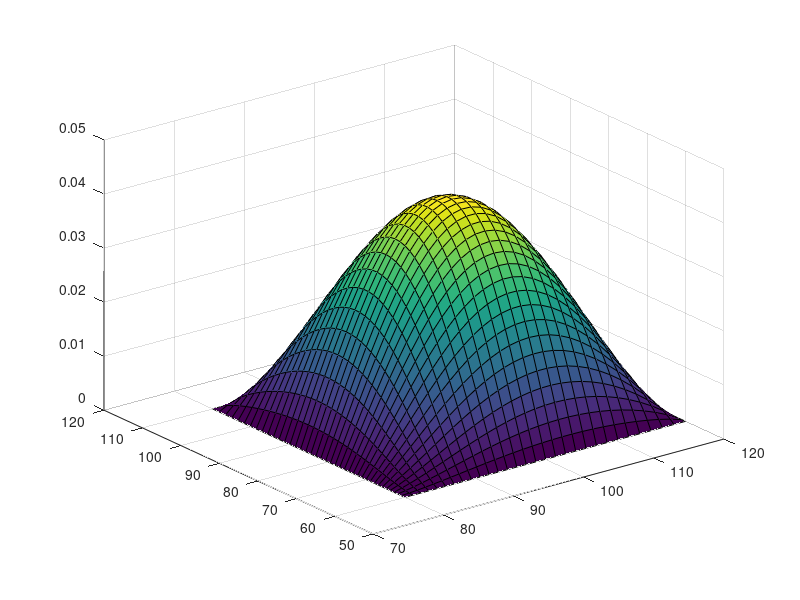

Write the MATLAB code that produced this figure.


clc
clear all
close all

set(0, 'DefaultFigureWindowStyle', 'docked');

% Pricing a 2D basket option (Knock & Out Call)

%% Parameters

% option parameters
T    = 1;
S_10 = 100;
S_20 = 70;
K    = 190;

% barrier parameters
L1 = 80;
U1 = 120;
L2 = 60;
U2 = 110;

% model parameters
r = 0.01;
sigma1 = 0.4;
sigma2 = 0.35;
rho = - 0.3;

% discretization parameters
MT = 50; % points in time
M1 = 30; % points in x1
M2 = 40; % points in x2


%% Grid

% space grid
x1_min = log(L1); x1_max = log(U1);
x2_min = log(L2); x2_max = log(U2);
x1 = linspace(x1_min, x1_max, M1); dx1 = x1(2) - x1(1);
x2 = linspace(x2_min, x2_max, M2); dx2 = x2(2) - x2(1);
[X1, X2] = meshgrid(x1, x2);
X = [X1(:) X2(:)];

% time grid
dt = T/MT;

% total number of points
numpoints = M1 * M2;

%%%%%%%%%%%%%%%%%%%%%%%%%%%%%%%%%%%%%%%
% Derivative scheme :
%
%            i+1
%  i-M2       i      i+M2
%            i-1 
%%%%%%%%%%%%%%%%%%%%%%%%%%%%%%%%%%%%%%%

% boundary indexes
W = [1:M2];
S = [1:M2:M1*M2];
N = [M2:M2:M1*M2];
E = [(M1-1)*M2+1:M1*M2];
boundary_idx = unique([ W, S, N, E ]);


%% Matrix

M = sparse(numpoints, numpoints);

for i = 1:numpoints

    if min( abs( i - boundary_idx ) ) == 0

        M(i, i) = 1;

    else

        % derivative wrt time and -rV term
        M(i, i) = - 1/dt - r;
        
        % first order derivative wrt x1
        coeff = r - sigma1^2/2;
        M(i, i + M2) = coeff/( 2 * dx1 );
        M(i, i - M2) = - coeff/( 2 * dx1 );
        
        % first order derivative wrt x2
        coeff = r - sigma2^2/2;
        M(i, i + 1) = coeff/( 2 * dx2 );
        M(i, i - 1) = -coeff/( 2 * dx2 );
        
        % second order derivative wrt x1
        coeff = sigma1^2/2;
        M(i, i + M2) = M(i, i + M2) + coeff/dx1^2;
        % Note: since we are adding a coefficient to the one already
        % present in M(i, i + M2) we do it as M(i, i + M2) = M(i, i + M2) + ...
        M(i, i) = M(i, i) - 2 * coeff/dx1^2;
        M(i, i - M2) = M(i, i - M2) + coeff/dx1^2;
        
        % second order derivative wrt x2
        coeff = sigma2^2/2;
        M(i, i + 1) = M(i, i + 1) + coeff/dx2^2;
        M(i, i) = M(i, i) - 2 * coeff/dx2^2;
        M(i, i - 1) = M(i, i - 1) + coeff/dx2^2;
        
        % mixed second order derivative
        coeff=rho*sigma1*sigma2;
        M(i, i + M2 + 1) = coeff/( 4 * dx1 * dx2 );
        M(i, i - M2 + 1) = -coeff/( 4 * dx1 * dx2 );
        M(i, i + M2 - 1) = - coeff/( 4 * dx1 * dx2 );
        M(i, i - M2 - 1) = coeff/( 4 * dx1 * dx2 );

    end

end


%% Implicit Euler

% payoff at expiry (call)
V = max( exp( X(:, 1) ) + exp( X(:, 1) ) - K, 0);

% boundary conditions (knock-out call)
V(boundary_idx) = 0;

for j = MT:-1:1

    V = M \ ( - V / dt );

end


%% Output

figure
surf(exp(X1), exp(X2), reshape(V, size(X1)))

% price
price = griddata(exp(X1), exp(X2), reshape(V, size(X1)), S_10, S_20);

fprintf('\nKnock-Out basket option\n')
fprintf('Price:  %.5f\n\n', price)

